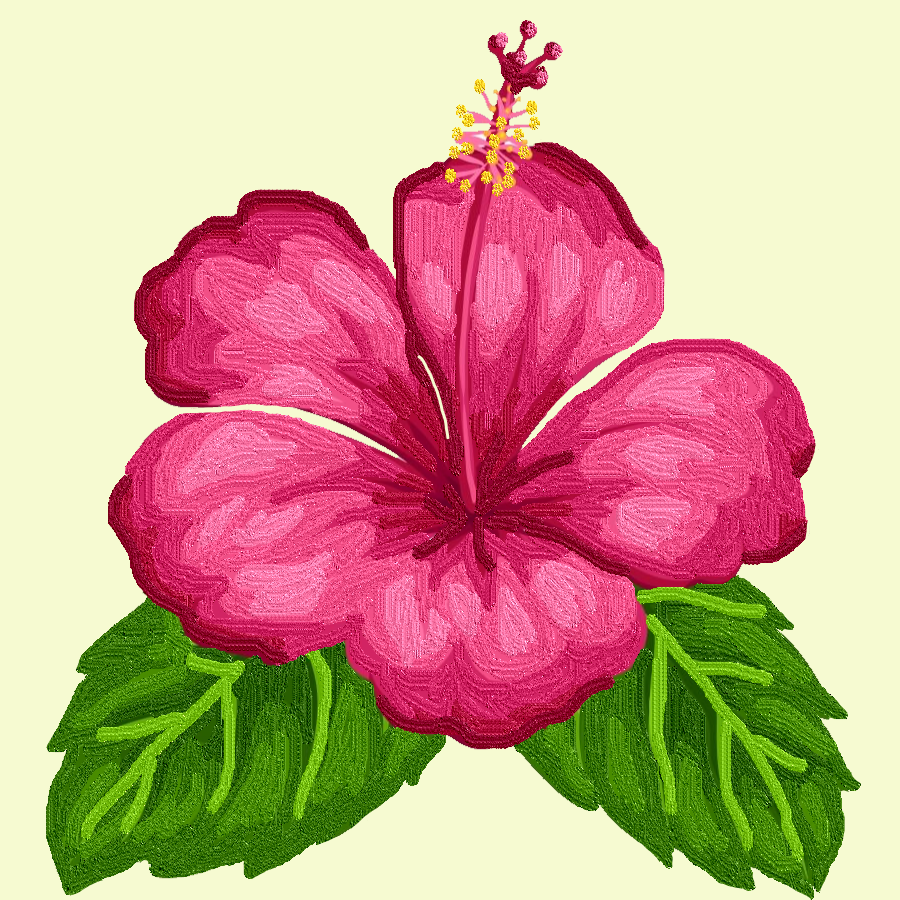
#> input picture lyceum21/41/hibiscus.png, 900 x 900 px, given in place of tree.png, which was not available
$ python 5.py
#> lines starting #> are read from the running program, lines starting #| are printed output that depends on the picture; after the words box and inside, x2 and y2 are one past the last pixel; in counts of white or black regions, pixels touching at a corner belong together; pictures that were not available may be replaced by others from this repository, and a replacement may not be noted
from PIL import Image

w = int(input())
#> the answer given: 3
im = Image.open('tree.png')
#> im is the input picture: PIL image 900x900 RGB; mean R, G, B 203.1, 160.6, 139.7
im_new = im.crop((50, 50, 450, 450))
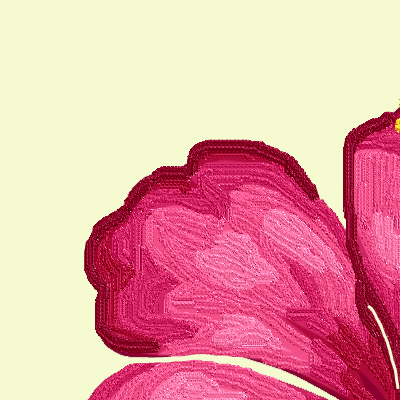
#> im_new: PIL image 400x400 RGB; mean R, G, B 230.1, 164.7, 164.4
pix = im_new.load()
for i in range(400):
    for j in range(400):
        if pix[i, j] != (255, 255, 255):
            pix[i, j] = (w, w, w)

im_new = im_new.rotate(-90)
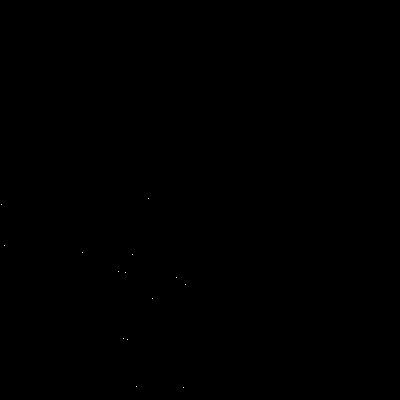
#> im_new: PIL image 400x400 RGB; values 3 (black) and 255 (white), 0.01% white in thin lines or dots, all inside (x1, y1, x2, y2) = (1, 198, 186, 388)
im_new = im_new.resize((400, 200))
#> im_new: PIL image 400x200 RGB
im.paste(im_new, (300, 400))
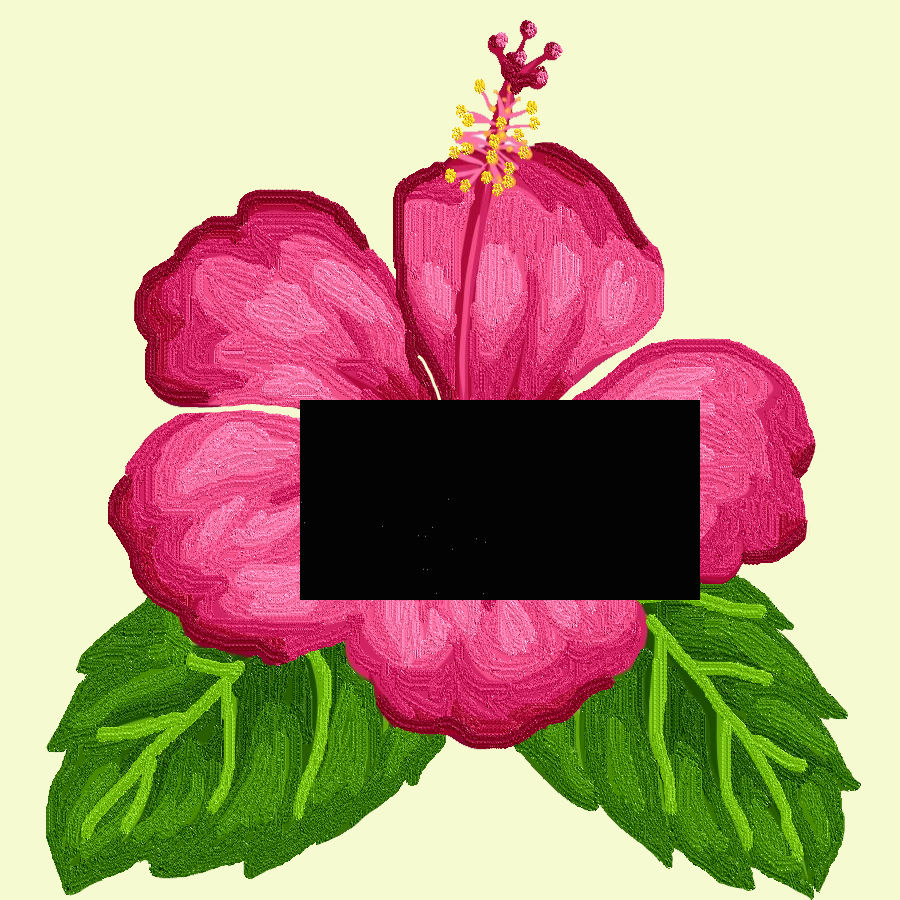
#> im: PIL image 900x900 RGB; mean R, G, B 183.1, 155.3, 129.8
im.save('shadow.png')
